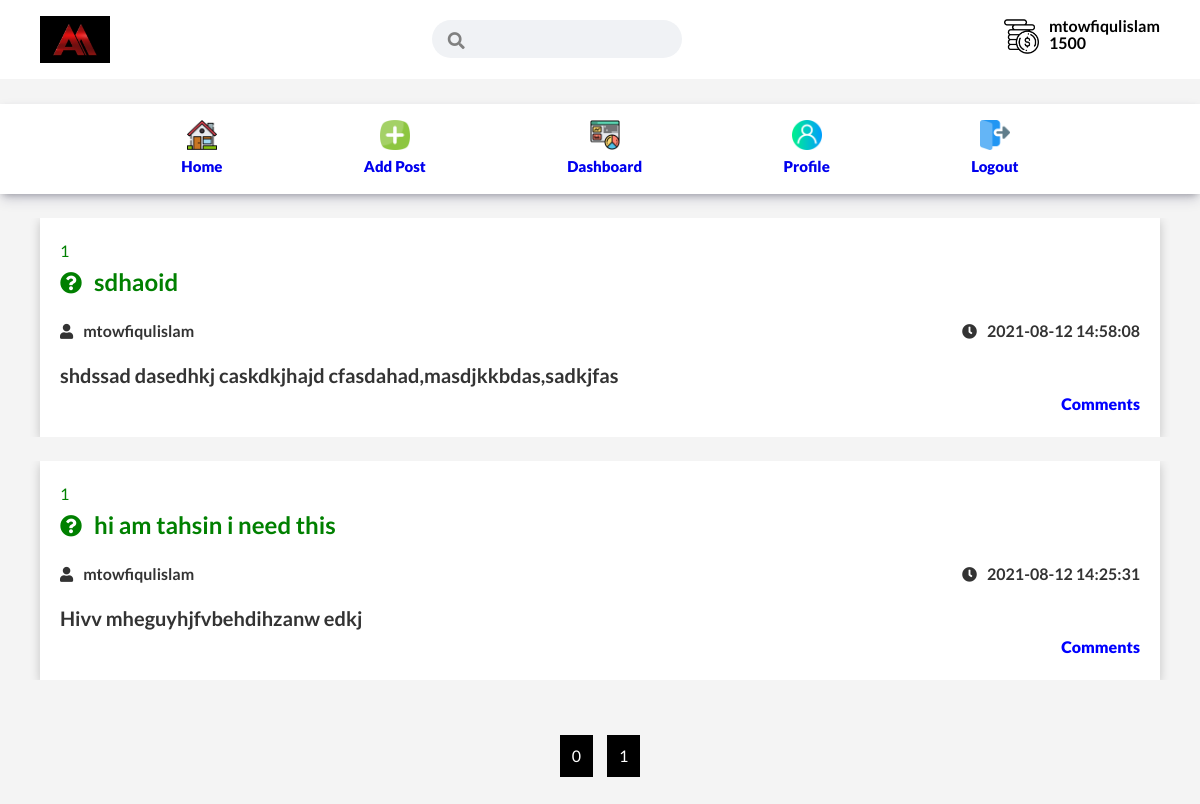
Screenshot of /dashboard.php?uid=28&uname=mtowfiqulislam&ustatus=active (signed in) with the database file from the repository.
### tables this page shows
CREATE TABLE `assignment` (
  `assignment_id` int(11) NOT NULL,
  `assignment_title` text NOT NULL,
  `assignment_description` mediumtext NOT NULL,
  `assignment_user` int(11) NOT NULL,
  `assignment_solver` int(11) DEFAULT NULL,
  `assignment_acc_status` enum('taken','not_taken') NOT NULL,
  `assignment_solv_status` enum('pending','solving','solved') NOT NULL,
  `assignment_pay_status` enum('pending','sent') NOT NULL,
  `assignment_page_count` int(11) NOT NULL,
  `assignment_price` int(11) NOT NULL,
  `p_time` timestamp NULL DEFAULT current_timestamp()
);

CREATE TABLE `user` (
  `user_id` int(11) NOT NULL,
  `user_fullname` text NOT NULL,
  `user_email` varchar(50) NOT NULL,
  `user_pass` varchar(50) NOT NULL,
  `user_status` enum('active','pending','banned') DEFAULT 'pending',
  `user_name` varchar(30) NOT NULL,
  `actiavation_token` varchar(255) DEFAULT NULL,
  `forget_token` varchar(255) DEFAULT NULL,
  `address` varchar(255) DEFAULT NULL,
  `university` varchar(255) DEFAULT NULL,
  `age` tinyint(4) DEFAULT NULL,
  `gender` varchar(255) DEFAULT NULL,
  `birthday` date DEFAULT NULL
);

### inc/Functions.php (called while the page is built, shortened)
<?php
class Assignmentor{
    function __construct(){
        include_once("db.php");
		$db = new Database();
		$this->con = $db->connect();
    }
}
?>

### inc/db.php (called while the page is built, shortened)
<?php
class Database
{
	public function connect()
	{
		$this->con = new Mysqli(HOST, USER, PASS, DB);
		if ($this->con) {
			return $this->con;
		}
		return "DATABASE_CONNECTION_FAIL";
	}
}

### dashboard.php (the view, shortened to what this page needs)
<?php session_start();
 require 'template/header.php';
 ?>
    <div class="timeline-section">
  <?php
    $page = isset($_GET['page'])?$_GET['page']:1;
    $of = ($page-1)*8;
    $sql = "SELECT  assignment.assignment_id,assignment.assignment_title,assignment.assignment_description,assignment.assignment_user,assignment.assignment_price,assignment.p_time,user.user_id,user.user_name FROM assignment INNER JOIN user ON assignment.assignment_user=user.user_id ORDER BY assignment.assignment_id DESC LIMIT $of,8";
    if($excute = $assignmentor->con->query($sql)){
        $count = ceil($excute->num_rows/8);
        while($row = $excute->fetch_assoc()){ ?>
              <div class="single-post my-2">
            <div class="container">
                <div class="card">
                    <div class="post_title">
                        <?php echo $count; ?>
                        <h2><i class="fas fa-question-circle"></i><?php echo $row['assignment_title'];?></h2>
                    </div>
                    <div class="post_information my-1 flex">
                          <h5><i class="fas fa-user"></i><?php echo $row['user_name']; ?></h5>
                          <h5><i class="fas fa-clock"></i><?php echo $row['p_time']; ?></h5>
                    </div>
                    <div class="post_desc">
                        <p><?php echo $row['assignment_description']; ?></p>
                    </div>
                    <p class="noselect" id="commment_toggle">Comments</p>
                </div>
            </div>
        </div>
       <?php }
    }
  ?>
    </div>
    <div class="pagination_section flex my-4">
        <?php
        for($i = 0;$i<=$count;$i++){ ?>
           <a href="<?php echo 'dashboard.php?page='.$i ?>"><?php echo $i; ?></a>
      <?php  }
        ?>
    </div>
    <?php require 'template/footer.php'; ?>

### assets/css/style.css (style rules this page uses)
:root { --primary-color: #000000; --secondary-color: #ff7600; --dark-color: #002240; --light-color: #f4f4f4; --success-color: #5cb85c; --error-color: #d9534f; }
* { box-sizing: border-box; padding: 0; margin: 0; }
a { text-decoration: none; }
body { font-family: "Lato", sans-serif; background-color: #f4f4f4; color: #2c061f; line-height: 1.6; }
.post_information.flex { justify-content: space-between; flex-wrap: wrap; }
.pagination_section a { padding-top: 8px; padding-bottom: 8px; padding-right: 12px; text-align: center; background-color: var(--primary-color); margin: 7px; padding-left: 12px; color: white; }
.post_title { color: green; }
.post_title h2 i { font-size: 22px; margin-right: 12px; }
.post_information h5 { font-size: 16px; }
.post_information h5 i { margin-right: 10px; font-size: 15px; }
.post_desc p { font-size: 20px; font-weight: 600; }
#commment_toggle { cursor: pointer; display: flex; justify-content: flex-end; color: blue; font-weight: 800; }

### assets/css/utilities.css (style rules this page uses)
.container { max-width: 1200px; margin: 0 auto; overflow: auto; padding: 0 40px; }
.card { background-color: #fff; color: #333; box-shadow: 0 3px 10px rgba(0, 0, 0, 0.2); padding: 20px; }
.flex { display: flex; justify-content: center; align-items: center; height: 100%; }
.my-1 { margin: 1rem 0; }
.my-2 { margin: 1.5rem 0; }
.my-4 { margin: 3rem 0; }
.noselect { -webkit-touch-callout: none; -webkit-user-select: none; -khtml-user-select: none; -moz-user-select: none; -ms-user-select: none; user-select: none; }

### rows the page displays
assignment: assignment_title "sdhaoid", assignment_user.user_name "mtowfiqulislam", p_time "2021-08-12 14:58:08", assignment_description "shdssad dasedhkj caskdkjhajd cfasdahad,masdjkkbdas,sadkjfas"
assignment: assignment_title "hi am tahsin i need this", assignment_user.user_name "mtowfiqulislam", p_time "2021-08-12 14:25:31", assignment_description "Hivv mheguyhjfvbehdihzanw edkj"

### other values shown
$_SESSION['u_uname'] "mtowfiqulislam"
$netmoney "1500"
